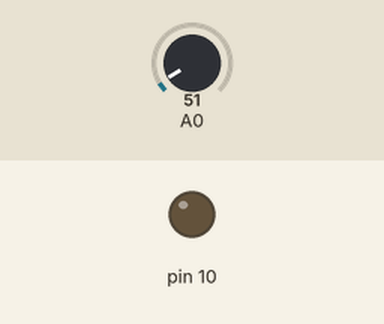
The sketch below on a simulated Arduino Uno, built with avr-gcc and run on an emulated ATmega328P. Shown: output pins drawn as LEDs (lit = HIGH). Inputs (shaded band) come from the test bench; at power-on: A0 = 51. Random numbers use the default seed unless the sketch sets one; the modem accepts every AT command (registered, SIM ready, sends succeed) and sends nothing else; what the sketch prints to the serial monitor is not drawn.

Above: at 12.5 s.
Timing chart, 0 to 23.0 s (numbered marks = the images above):
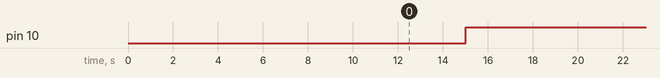

The sketch:

ESP8266.ino
```cpp
#include <SoftwareSerial.h>

SoftwareSerial esp(2,3);

void setup() {
 esp.begin(112500);
 Serial.begin(112500);
 pinMode(10, OUTPUT);
 delay(10000);
}

void loop() {
  delay(5000);
  digitalWrite(10, LOW);

  // Etablir une connexion TCP
  startTCP();
  clear_serial();

  // Envoyer une demande d'envoi
  sendReq();
  clear_serial();

  // Génération de nombres aléatoires et de la température
  int x,y,z;
  x = getTemp();
  y = 1 + (rand()%30);
  z = 1 + (rand()%30);

  // Envoi des nombres générés
  sendCMD(x, y, z);

  Serial.print("Temperature : ");
  Serial.print(x);
  Serial.println(" °C");
  Serial.println("-------------------------------------");

  clear_serial();
  // Fermer la connexion TCP
  closeTCP();
  clear_serial();

  digitalWrite(10, HIGH);
  // Attente pendant 5 secondes
  delay(5000);
}


int getTemp()
{
  // Calcul de la température
  int val = analogRead(0);
  // Pour le LM35:  10mV --->> 1°C
  float mv = (val / 1024.0) * 5000;
  return int(mv / 10);
}


void clear_serial()
{
  while(esp.available())
    esp.read();
}

void startTCP()
{
  esp.print("AT+CIPSTART=\"TCP\",\"184.106.153.149\",80\r\n");
}

void closeTCP()
{
  esp.print("AT+CIPCLOSE\r\n");
}

void sendReq()
{
    esp.print("AT+CIPSEND=100\r\n");
}

void sendCMD(int val, int val1, int val2)
{
    String cmd = "GET https://api.thingspeak.com/update?api_key=90AQPXEAO4B70153&field1=";
    cmd += val;
    cmd += "&field2=";
    cmd += val1;
    cmd += "&field3=";
    cmd += val2;
    cmd += "\r\n\r\n";
    esp.print(cmd);
}
```

Measured:
- by itself, pin 10: alternates HIGH for 10.0 s and LOW for 0.02 s
